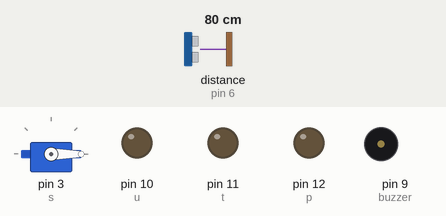
Simulated run of this sketch. Board: Arduino Uno, built with avr-gcc and run on an emulated ATmega328P. Shown: servo, output pins drawn as LEDs (lit = HIGH), buzzer (waves = sounding). Wiring (inferred from the names in the program): ultrasonic range finder: trigger pin 5; echo pin 6. The test bench sets the inputs (shaded band); at power-on: distance to the obstacle (sensor on pin 6) 80 cm. The echo pulse lasts 58.3 µs per cm; pins used as bus, display or sensor lines are not drawn.

Above: at 0.01 s.
1.3 s: distance to the obstacle (sensor on pin 6) set to 2 cm
At 3.99 s:
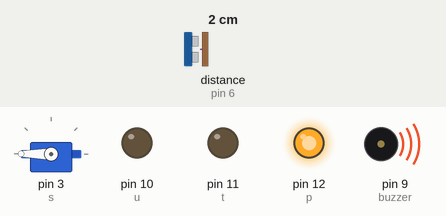
4.3 s: distance to the obstacle (sensor on pin 6) set to 250 cm
At 5.1 s:
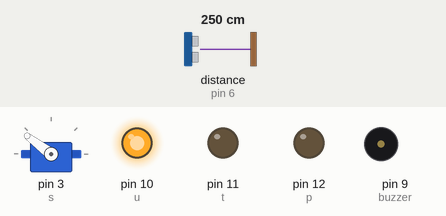
7.3 s: distance to the obstacle (sensor on pin 6) set to 4 cm
At 8.98 s:
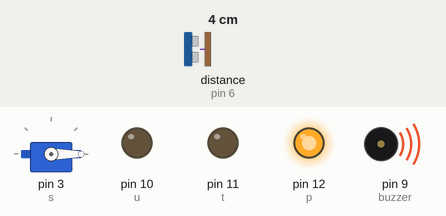
10.3 s: distance to the obstacle (sensor on pin 6) set to 299 cm
At 11.2 s:
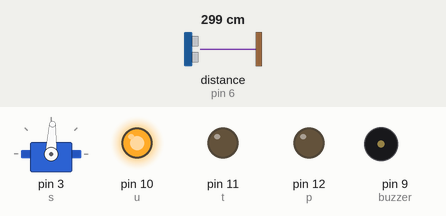
13.3 s: distance to the obstacle (sensor on pin 6) set to 18 cm
At 14.14 s:
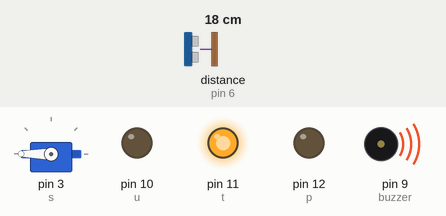
16.3 s: distance to the obstacle (sensor on pin 6) set to 9 cm
At 18.02 s:
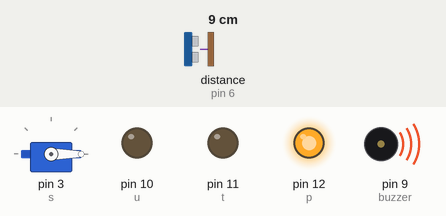
Timing chart, 0 to 20.3 s (numbered marks = the images above; inputs shaded):
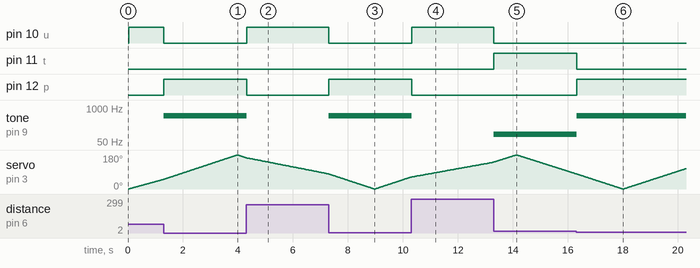

Measured:
- after the input at 1.3 s, pin 10 (u): HIGH → LOW at once; pin 12 (p): LOW → HIGH at once; tone on pin 9 (buzzer): silent → 500 Hz at once
- after the input at 4.3 s, pin 10 (u): LOW → HIGH at once; pin 12 (p): HIGH → LOW at once; tone on pin 9 (buzzer): 500 Hz → silent at once
- after the input at 7.3 s, pin 10 (u): HIGH → LOW at once; pin 12 (p): LOW → HIGH at once; tone on pin 9 (buzzer): silent → 500 Hz at once
- after the input at 10.3 s, pin 10 (u): LOW → HIGH at once; pin 12 (p): HIGH → LOW at once; tone on pin 9 (buzzer): 500 Hz → silent at once
- after the input at 13.3 s, pin 10 (u): HIGH → LOW at once; pin 11 (t): LOW → HIGH at once; tone on pin 9 (buzzer): silent → 100 Hz at once
- after the input at 16.3 s, pin 11 (t): HIGH → LOW at once; pin 12 (p): LOW → HIGH at once; tone on pin 9 (buzzer): 100 Hz → 500 Hz at once

The sketch:

sonar_scanner.ino
```cpp
#include <Servo.h>
Servo s;
int trig = 5;
int echo =6;
long duration;
float distance;
int buzzer = 9;
int p = 12;
int t = 11;
int u = 10;

void setup() {
  // put your setup code here, to run once:
  s.attach(3);
  pinMode(trig, OUTPUT);
  pinMode(echo, INPUT);
  pinMode(buzzer, OUTPUT);
  pinMode(p, OUTPUT);
  pinMode(t, OUTPUT);
  pinMode(u, OUTPUT);
}

void loop() {
  // put your main code here, to run repeatedly:
  for(int i=0; i<=180; i++){
    s.write(i);
    delay(10);
    digitalWrite(trig, LOW);
    delay(10);
    digitalWrite(trig, HIGH);
    delayMicroseconds(10);
    digitalWrite(trig, LOW);

    duration = pulseIn(echo, HIGH);
    distance = duration*0.017;

    if(distance>40){
      digitalWrite(p, LOW);
      digitalWrite(t, LOW);
      digitalWrite(u, HIGH);
      noTone(buzzer);
    }
    else if(distance>10){
      digitalWrite(p, LOW);
      digitalWrite(t, HIGH);
      digitalWrite(u, LOW);
      tone(buzzer, 100);
    }
    else {
      digitalWrite(p, HIGH);
      digitalWrite(t, LOW);
      digitalWrite(u, LOW);
      tone(buzzer, 500);
    }
  }

  for(int i=180; i>=0; i--){
    s.write(i);
    delay(10);
    digitalWrite(trig, LOW);
    delay(10);
    digitalWrite(trig, HIGH);
    delayMicroseconds(10);
    digitalWrite(trig, LOW);

    duration = pulseIn(echo, HIGH);
    distance = duration*0.017;

    if(distance>40){
      digitalWrite(p, LOW);
      digitalWrite(t, LOW);
      digitalWrite(u, HIGH);
      noTone(buzzer);
    }
    else if(distance>10){
      digitalWrite(p, LOW);
      digitalWrite(t, HIGH);
      digitalWrite(u, LOW);
      tone(buzzer, 100);
    }
    else {
      digitalWrite(p, HIGH);
      digitalWrite(t, LOW);
      digitalWrite(u, LOW);
      tone(buzzer, 500);
    }
  }
}
```
